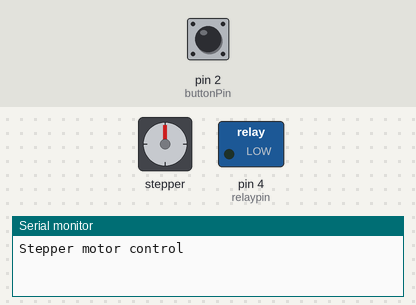
Recording of a sketch running on a simulated Arduino Uno, built with avr-gcc and run on an emulated ATmega328P. Shown: stepper motor, switched loads named in the sketch (green lamp = pin HIGH), the last lines printed to the serial monitor. The inputs (shaded band) are chosen by the test bench; at power-on: pin 2 (buttonPin) LOW. Stepper angles assume 2000 steps per turn.

Above: at 1.8 s.
1.9 s: pin 2 (buttonPin) pulled HIGH for 1.3 s
At 4.15 s:
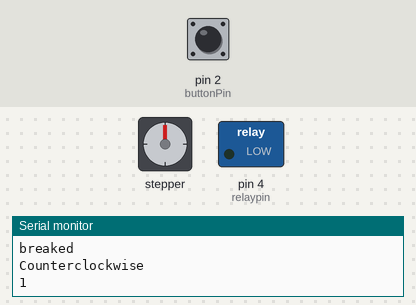
At 15.4 s:
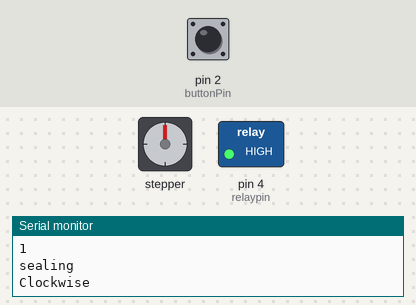
16.9 s: pin 2 (buttonPin) pulled HIGH for 1.3 s
At 18.51 s:
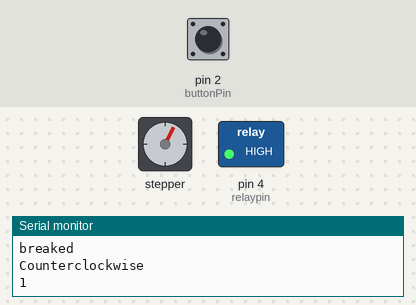
Timing chart, 0 to 28.4 s (numbered marks = the images above; inputs shaded):
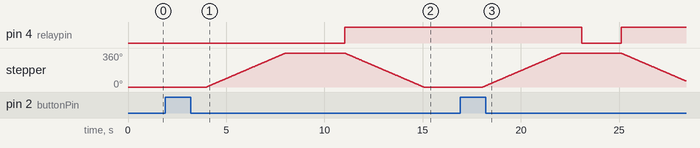

Measured:
- after the input at 1.9 s, pin 4 (relaypin): LOW → HIGH after 9.1 s; stepper: turns 360° clockwise in 4.0 s, then 360° counter-clockwise in 4.0 s
- after the input at 16.9 s, pin 4 (relaypin): HIGH → LOW after 6.2 s, → HIGH 2.0 s later; stepper: turns 360° clockwise in 4.0 s, then 296° counter-clockwise in 3.3 s

The sketch:

arduino_uno_3.ino
```cpp
#include <Stepper.h>

// Define the number of steps per revolution for your stepper motor
const int stepsPerRevolution = 2000;  // This is for a 28BYJ-48 motor
const int buttonPin = 2;
const int relaypin = 4;
int buttonState = 0;
// Initialize the Stepper library with the pins you connected to on the Arduino
Stepper myStepper(stepsPerRevolution, 8, 10, 9, 11); // Pins: IN1, IN3, IN2, IN4

void setup() {
  // Set the speed at 15 RPM
  myStepper.setSpeed(15);

  // Initialize serial communication
  Serial.begin(9600);
  Serial.println("Stepper motor control");
  pinMode(buttonPin, INPUT);
  pinMode(relaypin,OUTPUT);
  //digitalWrite(relay,HIGH);
  //pinMode(3, OUTPUT);
}

void sealer() {
  int t=0;
  // Step one revolution in one direction:
  buttonState = digitalRead(buttonPin);
  while (buttonState == LOW){
    buttonState = digitalRead(buttonPin);
    delay(1000);
    t=t+1;
    if (t>5){
      break;
    }

  }
  Serial.println("breaked");
  // Step one revolution in the other direction:


  delay(1000);
  if (buttonState == HIGH){
    //digitalWrite(3,HIGH);
    Serial.println("Counterclockwise");
    Serial.println(buttonState);
    myStepper.step(stepsPerRevolution);
    delay(1000);

    digitalWrite(relaypin,LOW);
    delay(2000);
    Serial.println("sealing");
    digitalWrite(relaypin,HIGH);

    Serial.println("Clockwise");
    myStepper.step(-stepsPerRevolution);
    delay(1000);
    //Serial.println("LCD");
    buttonState = LOW;

  }
  else{//digitalWrite(3,LOW);
  Serial.println("g");}
  delay(1000);
}
void loop(){sealer();}
```
